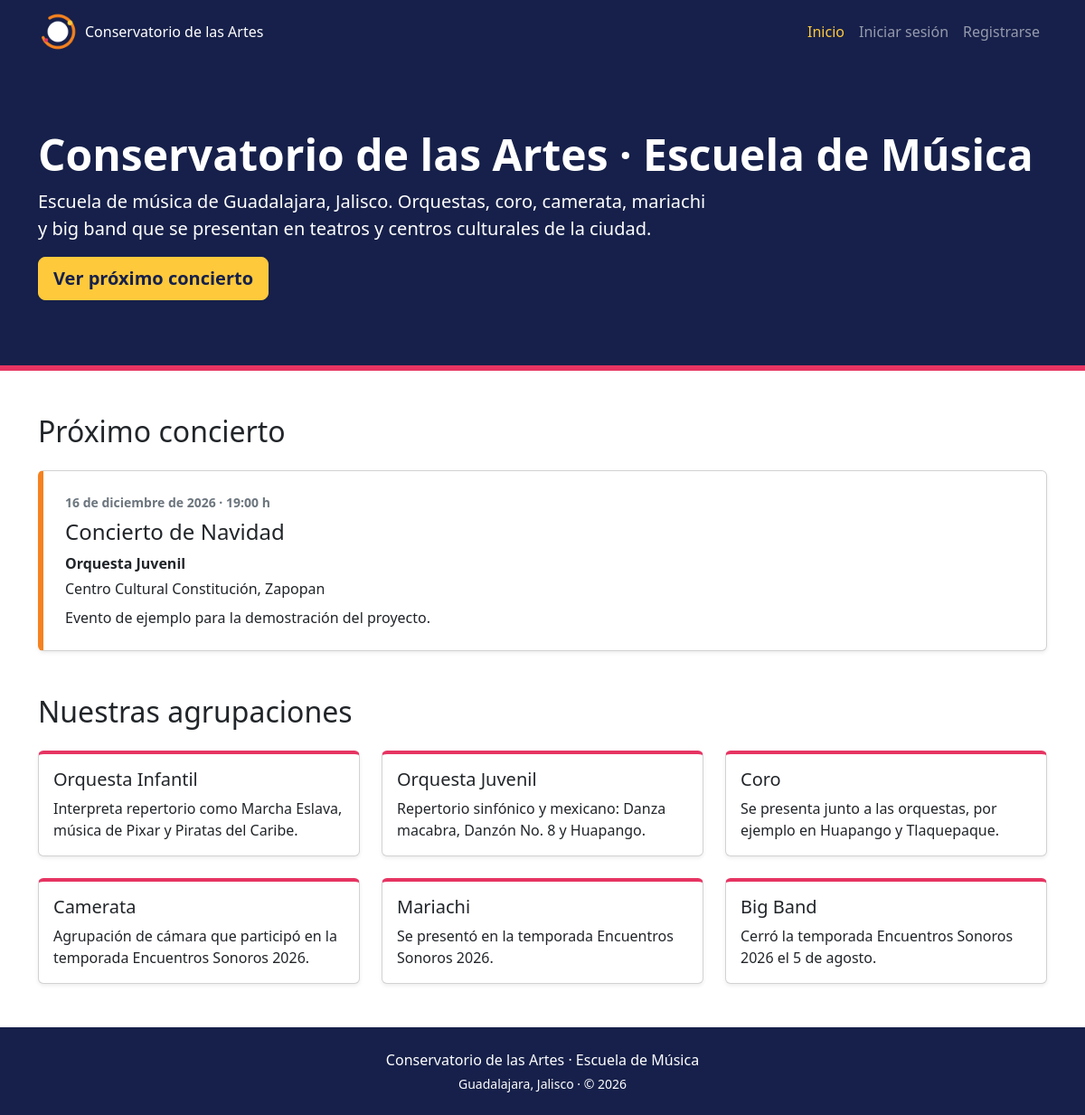
The page / on the database its author committed.
### tables this page shows
CREATE TABLE conciertos (
    id INTEGER PRIMARY KEY AUTOINCREMENT,
    titulo TEXT NOT NULL,
    agrupacion TEXT NOT NULL,
    fecha TEXT NOT NULL,
    hora TEXT NOT NULL,
    sede TEXT NOT NULL,
    descripcion TEXT NOT NULL DEFAULT '',
    creado_en TEXT NOT NULL DEFAULT CURRENT_TIMESTAMP
);

### index.php (the view, shortened to what this page needs)
<?php
require 'conexion.php';
$hoy = date('Y-m-d');
$consulta = $conexion->prepare('SELECT * FROM conciertos WHERE fecha >= ? ORDER BY fecha ASC, hora ASC LIMIT 1');
$consulta->execute([$hoy]);
$proximo = $consulta->fetch(PDO::FETCH_ASSOC);
$meses = ['', 'enero', 'febrero', 'marzo', 'abril', 'mayo', 'junio', 'julio', 'agosto', 'septiembre', 'octubre', 'noviembre', 'diciembre'];
$agrupaciones = [
    ['Orquesta Infantil', 'Interpreta repertorio como Marcha Eslava, música de Pixar y Piratas del Caribe.'],
    ['Orquesta Juvenil', 'Repertorio sinfónico y mexicano: Danza macabra, Danzón No. 8 y Huapango.'],
    ['Coro', 'Se presenta junto a las orquestas, por ejemplo en Huapango y Tlaquepaque.'],
    ['Camerata', 'Agrupación de cámara que participó en la temporada Encuentros Sonoros 2026.'],
    ['Mariachi', 'Se presentó en la temporada Encuentros Sonoros 2026.'],
    ['Big Band', 'Cerró la temporada Encuentros Sonoros 2026 el 5 de agosto.'],
];
require 'encabezado.php';
?>
<main>
    <section class="hero py-5">
        <div class="container py-lg-4">
            <h1 class="display-5 fw-bold">Conservatorio de las Artes · Escuela de Música</h1>
            <p class="lead col-lg-8">Escuela de música de Guadalajara, Jalisco. Orquestas, coro, camerata, mariachi y big band que se presentan en teatros y centros culturales de la ciudad.</p>
            <a class="btn btn-conservatorio btn-lg" href="#proximo-concierto">Ver próximo concierto</a>
        </div>
    </section>
    <section id="proximo-concierto" class="container py-5">
        <h2 class="mb-4">Próximo concierto</h2>
        <?php if ($proximo): ?>
            <?php
            $partes = explode('-', $proximo['fecha']);
            $fecha = (int) $partes[2] . ' de ' . $meses[(int) $partes[1]] . ' de ' . $partes[0];
            $hora = $proximo['hora'] === 'Por confirmar' ? 'Hora por confirmar' : $proximo['hora'] . ' h';
            ?>
            <article class="card tarjeta-concierto shadow-sm">
                <div class="card-body p-4">
                    <p class="small fw-semibold text-secondary mb-2">
                        <?= htmlspecialchars($fecha, ENT_QUOTES, 'UTF-8') ?> · <?= htmlspecialchars($hora, ENT_QUOTES, 'UTF-8') ?>
                    </p>
                    <h3 class="card-title h4"><?= htmlspecialchars($proximo['titulo'], ENT_QUOTES, 'UTF-8') ?></h3>
                    <p class="mb-1"><strong><?= htmlspecialchars($proximo['agrupacion'], ENT_QUOTES, 'UTF-8') ?></strong></p>
                    <p class="mb-2"><?= htmlspecialchars($proximo['sede'], ENT_QUOTES, 'UTF-8') ?></p>
                    <?php if ($proximo['descripcion'] !== ''): ?>
                        <p class="mb-0"><?= htmlspecialchars($proximo['descripcion'], ENT_QUOTES, 'UTF-8') ?></p>
                    <?php endif; ?>
                </div>
            </article>
        <?php else: ?>
            <p class="text-secondary">Próximamente anunciaremos nuevas fechas.</p>
        <?php endif; ?>
    </section>
    <section class="container pb-5">
        <h2 class="mb-4">Nuestras agrupaciones</h2>
        <div class="row row-cols-1 row-cols-md-2 row-cols-lg-3 g-4">
            <?php foreach ($agrupaciones as $agrupacion): ?>
                <div class="col">
                    <article class="card tarjeta-agrupacion h-100 shadow-sm">
                        <div class="card-body">
                            <h3 class="card-title h5"><?= htmlspecialchars($agrupacion[0], ENT_QUOTES, 'UTF-8') ?></h3>
                            <p class="card-text mb-0"><?= htmlspecialchars($agrupacion[1], ENT_QUOTES, 'UTF-8') ?></p>
                        </div>
                    </article>
                </div>
            <?php endforeach; ?>
        </div>
    </section>
</main>
<?php require 'pie.php'; ?>

### css/estilos.css (style rules this page uses)
:root { --color-marino: #16204A; --color-magenta: #E63462; --color-naranja: #F5821F; --color-amarillo: #FFC93C; }
body { display: flex; flex-direction: column; min-height: 100vh; }
main { flex: 1; }
.btn-conservatorio { --bs-btn-color: var(--color-marino); --bs-btn-bg: var(--color-amarillo); --bs-btn-border-color: var(--color-amarillo); --bs-btn-hover-color: var(--color-marino); --bs-btn-hover-bg: var(--color-naranja); --bs-btn-hover-border-color: var(--color-naranja); --bs-btn-active-color: var(--color-marino); --bs-btn-active-bg: var(--color-naranja); --bs-btn-active-border-color: var(--color-naranja); font-weight: 600; }
.hero { background-color: var(--color-marino); color: #fff; border-bottom: 6px solid var(--color-magenta); }
.tarjeta-concierto { border-left: 6px solid var(--color-naranja); }
.tarjeta-agrupacion { border-top: 4px solid var(--color-magenta); }

### rows shown on the page
conciertos: fecha "16 de diciembre de 2026", hora "19:00 h", titulo "Concierto de Navidad", agrupacion "Orquesta Juvenil", sede "Centro Cultural Constitución, Zapopan", descripcion "Evento de ejemplo para la demostración del proyecto."

### other values the page prints
$agrupacion[0] "Orquesta Infantil"
$agrupacion[1] "Interpreta repertorio como Marcha Eslava, música de Pixar y Piratas del Caribe."
$agrupacion[0] "Orquesta Juvenil"
$agrupacion[1] "Repertorio sinfónico y mexicano: Danza macabra, Danzón No. 8 y Huapango."
$agrupacion[0] "Coro"
$agrupacion[1] "Se presenta junto a las orquestas, por ejemplo en Huapango y Tlaquepaque."
$agrupacion[0] "Camerata"
$agrupacion[1] "Agrupación de cámara que participó en la temporada Encuentros Sonoros 2026."
$agrupacion[0] "Mariachi"
$agrupacion[1] "Se presentó en la temporada Encuentros Sonoros 2026."
$agrupacion[0] "Big Band"
$agrupacion[1] "Cerró la temporada Encuentros Sonoros 2026 el 5 de agosto."
